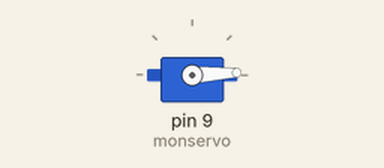
Simulated run of this sketch. Board: Arduino Uno, built with avr-gcc and run on an emulated ATmega328P. Shown: servo.

Above: at 0.05 s.
At 1.65 s:
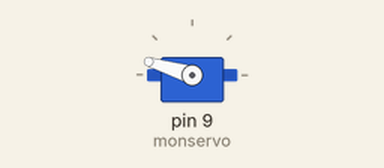
At 3.25 s:
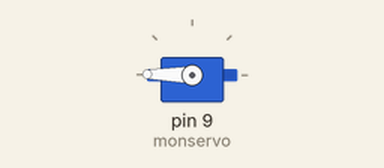
At 6.45 s:
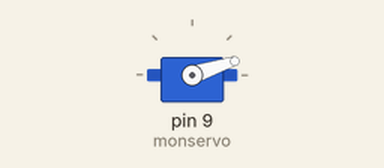
Timing chart, 0 to 12.5 s (numbered marks = the images above):
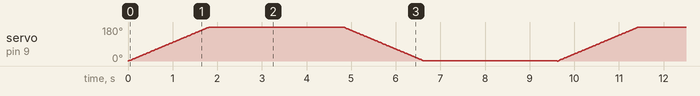

The sketch:

test_servo.ino
```cpp
/*
Auteur: Quentin Fornerod
Date: 18.03.2020
Description: Pilotage d'un servomoteur SG90
*/
#include <Servo.h>

Servo monservo;  // crée l’objet pour contrôler le servomoteur
 #define v1 0    //position réservoir 1
 #define v2 180	 //posotion réservoir 2
void setup()
{
  monservo.attach(9);  // utilise la broche 9 pour le contrôle du servomoteur
  monservo.write(0); // positionne le servomoteur à 0°
}

 //réalise des rotations entre le réservoir 1 et 2
void loop()
{
   for(int i=0;i < v2; i++){
    monservo.write(i);
    delay(10);
  }
  delay(3000);
  for(int j=v2;j > 1; j--){
    monservo.write(j);
    delay(10);
  }
  delay(3000);
}
```
